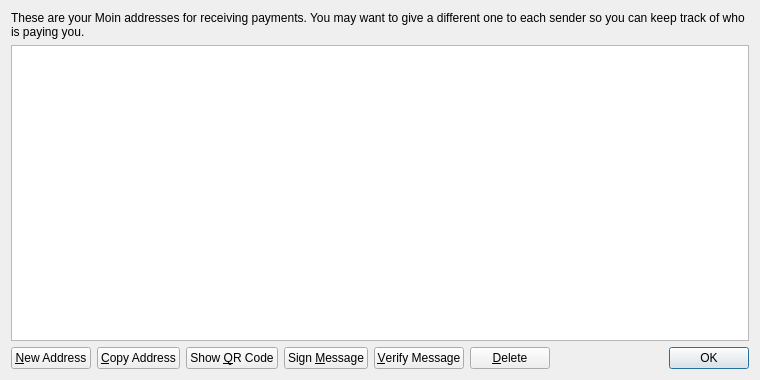
<?xml version="1.0" encoding="UTF-8"?>
<ui version="4.0">
 <class>AddressBookPage</class>
 <widget class="QWidget" name="AddressBookPage">
  <property name="geometry">
   <rect>
    <x>0</x>
    <y>0</y>
    <width>760</width>
    <height>380</height>
   </rect>
  </property>
  <property name="windowTitle">
   <string>Address Book</string>
  </property>
  <layout class="QVBoxLayout" name="verticalLayout">
   <item>
    <widget class="QLabel" name="labelExplanation">
     <property name="text">
      <string>These are your Moin addresses for receiving payments. You may want to give a different one to each sender so you can keep track of who is paying you.</string>
     </property>
     <property name="textFormat">
      <enum>Qt::PlainText</enum>
     </property>
     <property name="wordWrap">
      <bool>true</bool>
     </property>
    </widget>
   </item>
   <item>
    <widget class="QTableView" name="tableView">
     <property name="contextMenuPolicy">
      <enum>Qt::CustomContextMenu</enum>
     </property>
     <property name="toolTip">
      <string>Double-click to edit address or label</string>
     </property>
     <property name="tabKeyNavigation">
      <bool>false</bool>
     </property>
     <property name="alternatingRowColors">
      <bool>true</bool>
     </property>
     <property name="selectionMode">
      <enum>QAbstractItemView::SingleSelection</enum>
     </property>
     <property name="selectionBehavior">
      <enum>QAbstractItemView::SelectRows</enum>
     </property>
     <property name="sortingEnabled">
      <bool>true</bool>
     </property>
     <attribute name="verticalHeaderVisible">
      <bool>false</bool>
     </attribute>
    </widget>
   </item>
   <item>
    <layout class="QHBoxLayout" name="horizontalLayout">
     <item>
      <widget class="QPushButton" name="newAddressButton">
       <property name="toolTip">
        <string>Create a new address</string>
       </property>
       <property name="text">
        <string>&amp;New Address</string>
       </property>
       <property name="icon">
        <iconset resource="../bitcoin.qrc">
         <normaloff>:/icons/add</normaloff>:/icons/add</iconset>
       </property>
      </widget>
     </item>
     <item>
      <widget class="QPushButton" name="copyToClipboard">
       <property name="toolTip">
        <string>Copy the currently selected address to the system clipboard</string>
       </property>
       <property name="text">
        <string>&amp;Copy Address</string>
       </property>
       <property name="icon">
        <iconset resource="../bitcoin.qrc">
         <normaloff>:/icons/editcopy</normaloff>:/icons/editcopy</iconset>
       </property>
      </widget>
     </item>
     <item>
      <widget class="QPushButton" name="showQRCode">
       <property name="text">
        <string>Show &amp;QR Code</string>
       </property>
       <property name="icon">
        <iconset resource="../bitcoin.qrc">
         <normaloff>:/icons/qrcode</normaloff>:/icons/qrcode</iconset>
       </property>
      </widget>
     </item>
     <item>
      <widget class="QPushButton" name="signMessage">
       <property name="toolTip">
        <string>Sign a message to prove you own a Moin address</string>
       </property>
       <property name="text">
        <string>Sign &amp;Message</string>
       </property>
       <property name="icon">
        <iconset resource="../bitcoin.qrc">
         <normaloff>:/icons/edit</normaloff>:/icons/edit</iconset>
       </property>
      </widget>
     </item>
     <item>
      <widget class="QPushButton" name="verifyMessage">
       <property name="toolTip">
        <string>Verify a message to ensure it was signed with a specified Moin address</string>
       </property>
       <property name="text">
        <string>&amp;Verify Message</string>
       </property>
       <property name="icon">
        <iconset resource="../bitcoin.qrc">
         <normaloff>:/icons/transaction_0</normaloff>:/icons/transaction_0</iconset>
       </property>
      </widget>
     </item>
     <item>
      <widget class="QPushButton" name="deleteButton">
       <property name="toolTip">
        <string>Delete the currently selected address from the list</string>
       </property>
       <property name="text">
        <string>&amp;Delete</string>
       </property>
       <property name="icon">
        <iconset resource="../bitcoin.qrc">
         <normaloff>:/icons/remove</normaloff>:/icons/remove</iconset>
       </property>
      </widget>
     </item>
     <item>
      <spacer name="horizontalSpacer">
       <property name="orientation">
        <enum>Qt::Horizontal</enum>
       </property>
       <property name="sizeHint" stdset="0">
        <size>
         <width>40</width>
         <height>20</height>
        </size>
       </property>
      </spacer>
     </item>
     <item>
      <widget class="QDialogButtonBox" name="buttonBox">
       <property name="sizePolicy">
        <sizepolicy hsizetype="Maximum" vsizetype="Fixed">
         <horstretch>0</horstretch>
         <verstretch>0</verstretch>
        </sizepolicy>
       </property>
       <property name="standardButtons">
        <set>QDialogButtonBox::Ok</set>
       </property>
      </widget>
     </item>
    </layout>
   </item>
  </layout>
 </widget>
 <resources>
  <include location="../bitcoin.qrc"/>
 </resources>
 <connections/>
</ui>
